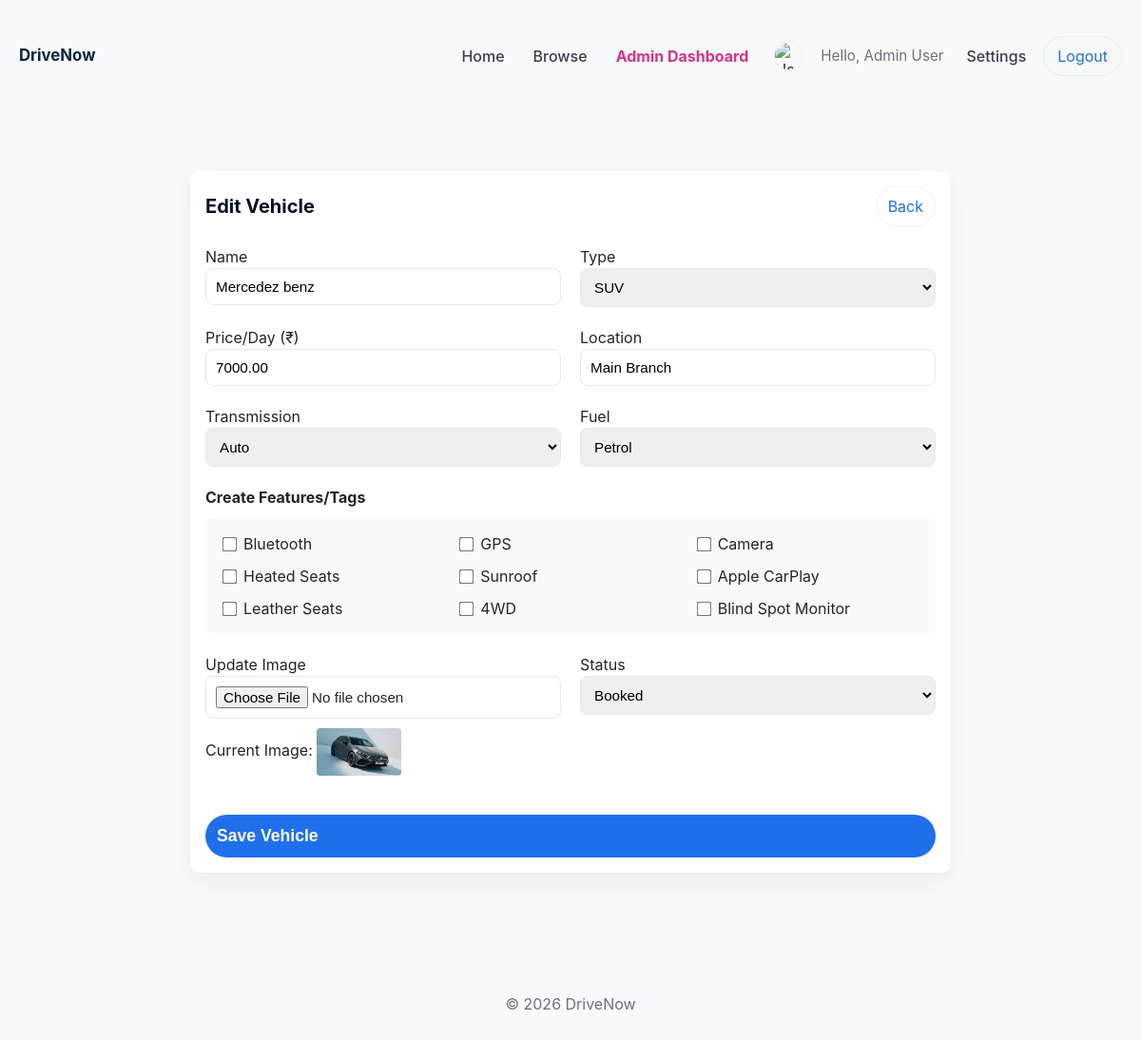
The page /admin/edit_vehicle.php?id=2 (signed in) on the database its author committed.
### tables this page shows
CREATE TABLE `vehicles` (
  `id` int(11) NOT NULL,
  `name` varchar(150) NOT NULL,
  `type` varchar(100) NOT NULL,
  `price_per_day` decimal(10,2) NOT NULL,
  `status` varchar(50) DEFAULT 'available',
  `image` varchar(255) DEFAULT NULL,
  `created_at` timestamp NOT NULL DEFAULT current_timestamp(),
  `location` varchar(150) DEFAULT 'Main Branch',
  `transmission` enum('Auto','Manual') DEFAULT 'Auto',
  `fuel_type` enum('Petrol','Diesel','Electric','Hybrid') DEFAULT 'Petrol',
  `lat` decimal(10,8) DEFAULT NULL,
  `lng` decimal(11,8) DEFAULT NULL
);

### admin/edit_vehicle.php (the view, shortened to what this page needs)
<?php
require_once __DIR__ . '/../config/db.php';
require_once __DIR__ . '/../includes/header.php';
$id = isset($_GET['id']) ? intval($_GET['id']) : 0;
$v = mysqli_fetch_assoc(mysqli_query($conn, "SELECT * FROM vehicles WHERE id=$id"));
$cur_feat = [];
?>
<main class="admin-container">
 <div class="admin-card" style="max-width:800px;margin:20px auto;">
  <div style="display:flex;justify-content:space-between;align-items:center;margin-bottom:20px;">
    <h2>Edit Vehicle</h2>
    <a href="dashboard.php" class="btn btn-outline">Back</a>
  </div>
  <form method="POST" enctype="multipart/form-data">
    <div style="display:grid;grid-template-columns:1fr 1fr;gap:20px;">
        <label>Name
          <input type="text" name="name" class="form-control" value="<?= htmlspecialchars($v['name']) ?>" required>
        </label>
        <label>Type
            <select name="type" class="form-control">
                <?php foreach(['SUV','Sedan','Luxury','Sports','Van'] as $t): ?>
                    <option value="<?= $t ?>" <?= $v['type']==$t?'selected':''?>><?= $t ?></option>
                <?php endforeach; ?>
            </select>
        </label>
        <label>Price/Day (₹)
          <input type="number" step="0.01" name="price" class="form-control" value="<?= $v['price_per_day'] ?>" required>
        </label>
        <label>Location
            <input type="text" name="location" class="form-control" value="<?= htmlspecialchars($v['location']??'Main Branch') ?>">
        </label>
        <label>Transmission
            <select name="transmission" class="form-control">
                <option value="Auto" <?= ($v['transmission']??'')=='Auto'?'selected':''?>>Auto</option>
            </select>
        </label>
        <label>Fuel
            <select name="fuel_type" class="form-control">
                <option value="Petrol" <?= ($v['fuel_type']??'')=='Petrol'?'selected':''?>>Petrol</option>
            </select>
        </label>
    </div>
    <div style="margin-top:20px;">
        <label style="display:block;font-weight:bold;margin-bottom:10px;">Create Features/Tags</label>
        <div style="display:grid;grid-template-columns:repeat(3, 1fr);gap:10px;background:#f9f9f9;padding:15px;border-radius:5px;">
            <?php
            $all_feats = ['Bluetooth','GPS','Camera','Heated Seats','Sunroof','Apple CarPlay','Leather Seats','4WD','Blind Spot Monitor'];
            foreach($all_feats as $f):
                $checked = in_array($f, $cur_feat) ? 'checked' : '';
            ?>
            <label style="font-weight:normal;display:flex;align-items:center;cursor:pointer;">
                <input type="checkbox" name="feature_chk[]" value="<?= $f ?>" <?= $checked ?> style="margin-right:8px;transform:scale(1.2);"> <?= $f ?>
            </label>
            <?php endforeach; ?>
        </div>
    </div>
    <div style="margin-top:20px;display:grid;grid-template-columns:1fr 1fr;gap:20px;">
        <label>Update Image
            <input type="file" name="image" class="form-control">
        </label>
        <label>Status
          <select name="status" class="form-control">
            <option value="booked" <?= $v['status']=='booked'?'selected':''?>>Booked</option>
          </select>
        </label>
    </div>
    <?php if ($v['image']): ?>
        <p style="margin-top:10px;">Current Image: <img src="../uploads/vehicles/<?= htmlspecialchars($v['image']); ?>" style="height:50px;vertical-align:middle;border-radius:4px;"></p>
    <?php endif; ?>
    <button class="btn btn-primary" style="width:100%;margin-top:25px;padding:12px;font-size:1.1em;">Save Vehicle</button>
  </form>
 </div>
</main>
<?php require_once __DIR__ . '/../includes/footer.php'; ?>

### assets/css/common.css (style rules this page uses)
:root { --bg: #f8f9fa; --card: #ffffff; --muted: #6c757d; --accent: #0d6efd; --accent-hover: #0b5ed7; --accent-contrast: #ffffff; --radius: 8px; --shadow: 0 4px 6px -1px rgba(0, 0, 0, 0.1), 0 2px 4px -1px rgba(0, 0, 0, 0.06); --max-width: 1200px; }
* { box-sizing: border-box }
body { font-family: 'Inter', system-ui, -apple-system, sans-serif; background: var(--bg); color: #212529; margin: 0; line-height: 1.5 }
.btn-primary { background: var(--accent); color: var(--accent-contrast); border: none; padding: 8px 14px; border-radius: 999px; cursor: pointer; display: inline-block; font-weight: 600 }
.btn-outline { background: transparent; border: 1px solid rgba(15, 23, 42, 0.08); padding: 8px 14px; border-radius: 999px; color: var(--accent); text-decoration: none; display: inline-flex; align-items: center }

### assets/css/admin.css (style rules this page uses)
:root { --admin-bg:#f7faf7; --card:#ffffff; --muted:#6b7280; --accent:#1f6feb; --danger:#ef4444; --radius:10px; --shadow: 0 8px 26px rgba(15,23,42,0.06); }
.admin-area .admin-container { max-width:1200px; margin:22px auto; padding:20px; }
.admin-area h2 { margin:0;font-size:1.25rem;color:#071023 }
.admin-card { background:var(--card);padding:16px;border-radius:var(--radius);box-shadow:var(--shadow) }
.form-control { width:100%;padding:10px;border:1px solid #e6e9ef;border-radius:8px;font-size:0.95rem }
.btn { display:inline-flex;align-items:center;gap:8px;padding:8px 12px;border-radius:999px;border:none;cursor:pointer;text-decoration:none }
.btn-primary { background:var(--accent);color:#fff;font-weight:600 }
.btn-outline { background:transparent;border:1px solid rgba(15,23,42,0.06);color:var(--accent) }

### rows shown on the page
vehicles: name "Mercedez benz", price "7000.00", location "Main Branch", transmission "Auto", fuel_type "Petrol", status "Booked", image (picture)

### other values the page prints
$_SESSION['user_name'] "Admin User"
$f "Bluetooth"
$f "GPS"
$f "Camera"
$f "Heated Seats"
$f "Sunroof"
$f "Apple CarPlay"
$f "Leather Seats"
$f "4WD"
$f "Blind Spot Monitor"
form field type "SUV"
